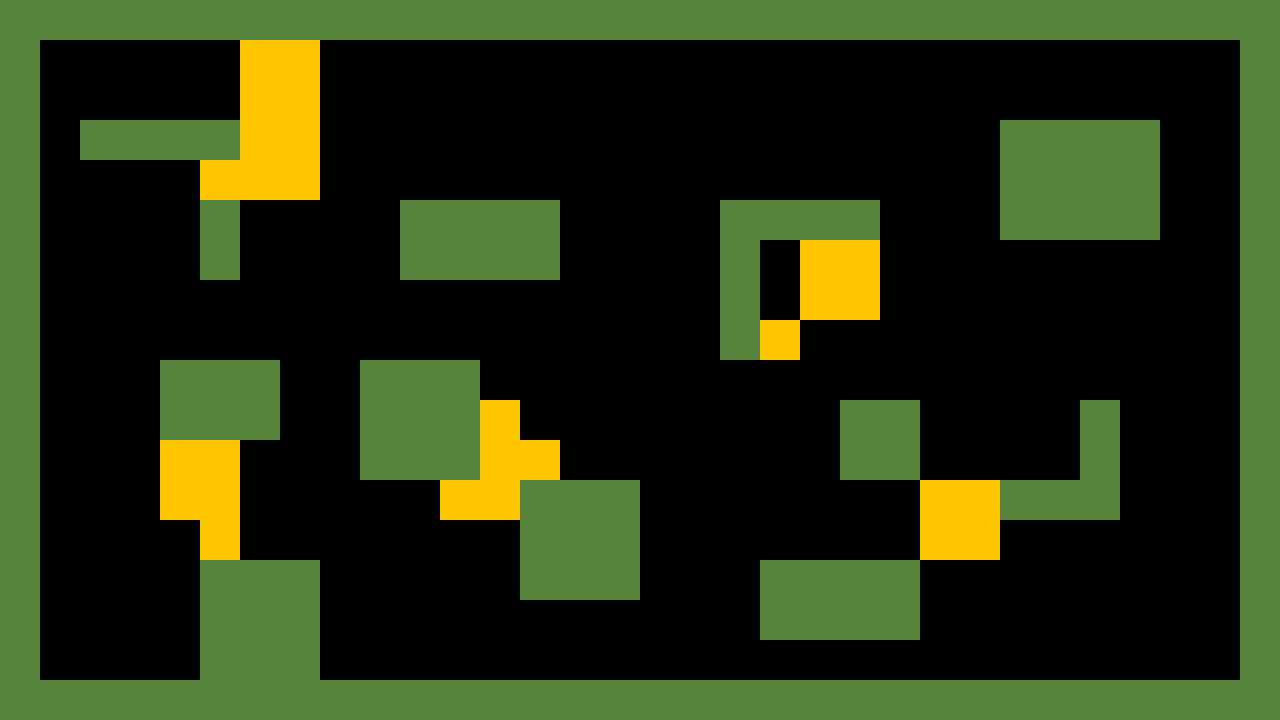

Below is a game level as drawn by its tile map, then a one-line description and the .tmx file that defines it, in full:
An orthogonal 32x18 tile map with 40x40 px tiles, 1 tile layer (Tile Layer 1).

<map version="1.0" orientation="orthogonal" renderorder="right-down" width="32" height="18" tilewidth="40" tileheight="40" nextobjectid="1">
 <tileset firstgid="1" name="tiles" tilewidth="40" tileheight="40" tilecount="3" columns="1">
  <image source="../img/tiles.png" width="40" height="120" />
  <terraintypes>
   <terrain name="Nuevo Terreno" tile="-1" />
  </terraintypes>
 </tileset>
 <layer name="Tile Layer 1" width="32" height="18">
  <data encoding="csv">
2,2,2,2,2,2,2,2,2,2,2,2,2,2,2,2,2,2,2,2,2,2,2,2,2,2,2,2,2,2,2,2,
2,1,1,1,1,1,3,3,1,1,1,1,1,1,1,1,1,1,1,1,1,1,1,1,1,1,1,1,1,1,1,2,
2,1,1,1,1,1,3,3,1,1,1,1,1,1,1,1,1,1,1,1,1,1,1,1,1,1,1,1,1,1,1,2,
2,1,2,2,2,2,3,3,1,1,1,1,1,1,1,1,1,1,1,1,1,1,1,1,1,2,2,2,2,1,1,2,
2,1,1,1,1,3,3,3,1,1,1,1,1,1,1,1,1,1,1,1,1,1,1,1,1,2,2,2,2,1,1,2,
2,1,1,1,1,2,1,1,1,1,2,2,2,2,1,1,1,1,2,2,2,2,1,1,1,2,2,2,2,1,1,2,
2,1,1,1,1,2,1,1,1,1,2,2,2,2,1,1,1,1,2,1,3,3,1,1,1,1,1,1,1,1,1,2,
2,1,1,1,1,1,1,1,1,1,1,1,1,1,1,1,1,1,2,1,3,3,1,1,1,1,1,1,1,1,1,2,
2,1,1,1,1,1,1,1,1,1,1,1,1,1,1,1,1,1,2,3,1,1,1,1,1,1,1,1,1,1,1,2,
2,1,1,1,2,2,2,1,1,2,2,2,1,1,1,1,1,1,1,1,1,1,1,1,1,1,1,1,1,1,1,2,
2,1,1,1,2,2,2,1,1,2,2,2,3,1,1,1,1,1,1,1,1,2,2,1,1,1,1,2,1,1,1,2,
2,1,1,1,3,3,1,1,1,2,2,2,3,3,1,1,1,1,1,1,1,2,2,1,1,1,1,2,1,1,1,2,
2,1,1,1,3,3,1,1,1,1,1,3,3,2,2,2,1,1,1,1,1,1,1,3,3,2,2,2,1,1,1,2,
2,1,1,1,1,3,1,1,1,1,1,1,1,2,2,2,1,1,1,1,1,1,1,3,3,1,1,1,1,1,1,2,
2,1,1,1,1,2,2,2,1,1,1,1,1,2,2,2,1,1,1,2,2,2,2,1,1,1,1,1,1,1,1,2,
2,1,1,1,1,2,2,2,1,1,1,1,1,1,1,1,1,1,1,2,2,2,2,1,1,1,1,1,1,1,1,2,
2,1,1,1,1,2,2,2,1,1,1,1,1,1,1,1,1,1,1,1,1,1,1,1,1,1,1,1,1,1,1,2,
2,2,2,2,2,2,2,2,2,2,2,2,2,2,2,2,2,2,2,2,2,2,2,2,2,2,2,2,2,2,2,2
</data>
 </layer>
</map>
